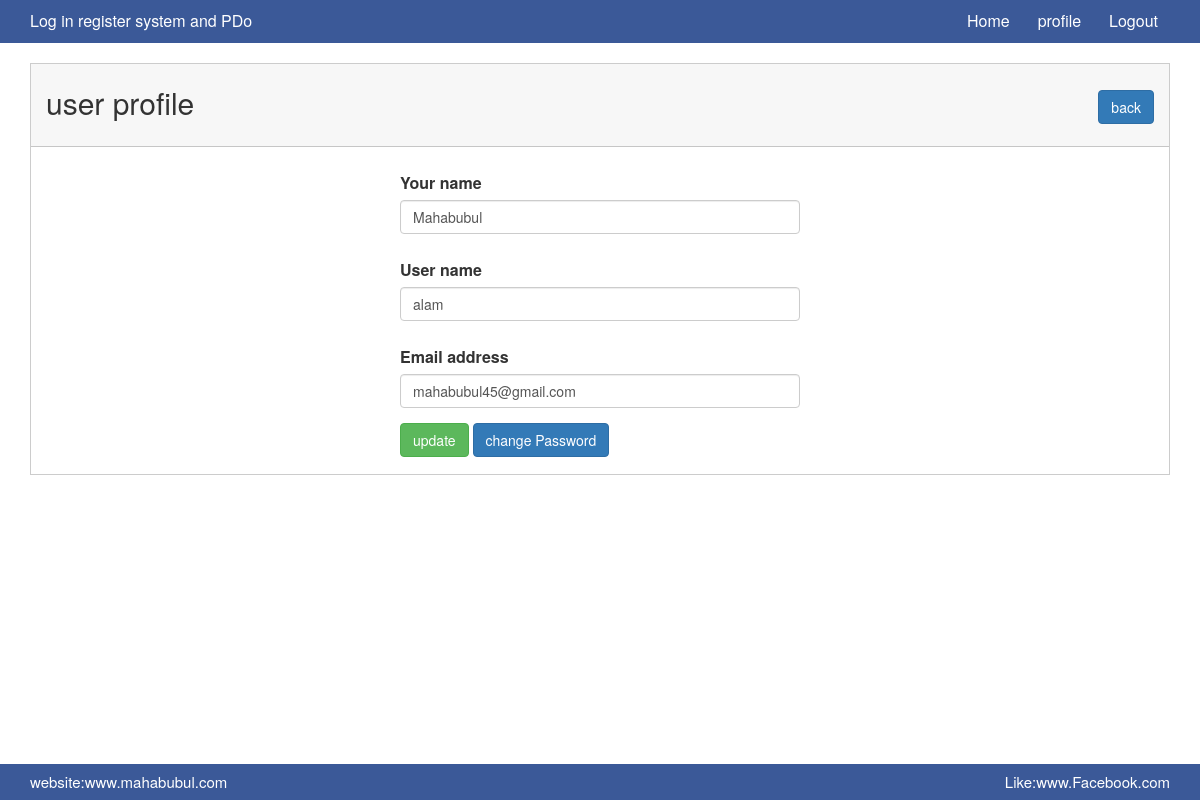
The app's page /profile.php?id=19 (signed in) with its own data.
### tables this page shows
CREATE TABLE `log_tbl` (
  `id` int(1) NOT NULL,
  `name` varchar(200) NOT NULL,
  `user_name` varchar(100) NOT NULL,
  `gmail_address` varchar(200) NOT NULL,
  `password` varchar(100) NOT NULL
);

### profile.php (called while the page is built, shortened)
<?php
    include './master_inner.php';

### classes/Database.php (called while the page is built, shortened)
<?php
    abstract class dBase{
        public function __construct() {
                    $host_name="localhost";
                    $user_name="root";
                    $password="";
                    $db_name="facebook_log_system";
                    try {
                            $this->pdo = new PDO("mysql:host=$host_name;dbname=$db_name",$user_name, $password);
                    } catch (PDOException$exc) {
                        echo $exc->getMessage();
                    }
        }
    }
  ?>

### classes/login_data.php (called while the page is built, shortened)
<?php
     class log_user extends dBase{
            private  $table="log_tbl ";
          public function select_data_id($log_id){
             $user_info= $this->pdo->prepare(" select * from $this->table where id='$log_id' ");
             $user_info->execute();
             $result= $user_info->fetch(PDO::FETCH_ASSOC);
               return  $result;
          }
     }
?>

### classes/session.php (called while the page is built, shortened)
<?php
  class session{
      public static function get($key){
          if(isset($_SESSION[$key])){
              return $_SESSION[$key];
          }else{
              return false;
          }
      }
  }

### pages/profile_content.php (the view, shortened to what this page needs)
<?php
        $obj_user= new log_user();
          $log_id= $_GET['id'];
        $result=$obj_user->select_data_id($log_id);
?>
<div class="container">
    <div class="design-area">
        <div class="row">
            <div class="col-md-12">
                <div class="row up-area">
                    <div class="col-md-6">
                        <h3>user profile</h3>
                    </div>
                    <div class="col-md-6">
                        <div class="right">
                            <h3><a class="btn btn-primary" href="master_inner.php">back</a></h3>
                        </div>
                    </div>
                </div>
                <div class="row">
                    <div class="col-md-12">
                        <form action="" method="post">
                            <div class="form-group">
                                <label for="name"> Your name</label>
                                <input type="text" id="name" name="name"    value="<?php  echo $result['name']?>" class="form-control"  />
                            </div>
                            <div class="form-group">
                                <label for="User-name"> User name</label>
                                <input type="text" id="User-name" name="user_name"   value="<?php  echo $result['user_name']?>" class="form-control"   />
                            </div>
                            <div class="form-group">
                                <label for="email"> Email address</label>
                                <input type="text" id="email"   name="gmail_address" value="<?php  echo $result['gmail_address']?>"   class="form-control" >
                            </div>
                            <?php
                                 $session_id=session::get('id');
                                 if($log_id== $session_id){  ?>
                                    <button type="submit" name="update" class=" btn btn-success">update</button>
                                     <a  class=" btn btn-primary" href="change_pass.php?id=<?php echo $log_id?>"> change Password</a>
                                 <?php }?>
                        </form>
                    </div>
                </div>
            </div>
        </div>
    </div>
</div>

### assets/css/style.css (style rules this page uses)
body { margin: 0; padding: 0; }
h1,h2,h3,h4 { margin: 0; }
.mainArea .up-area { background: #f7f7f7 none repeat scroll 0 0; border-bottom: 1px solid rgba(0, 0, 0, 0.2); margin: auto; padding: 22px 0; width: 1138px; }
.design-area { border: 1px solid rgba(0, 0, 0, 0.2); padding-bottom: 17px; }
.mainArea .up-area h3 { font-size: 30px; }
.mainArea .up-area .right { float: right }
.mainArea form { width:400px; margin: auto; }
.mainArea form .form-group { margin-top: 25px; }
.mainArea form .form-group label { font-size: 16px }
.mainArea form .form-group input { width: 400px }

### records on screen
log_tbl: name "Mahabubul", user_name "alam", gmail_address "mahabubul45@gmail.com"
